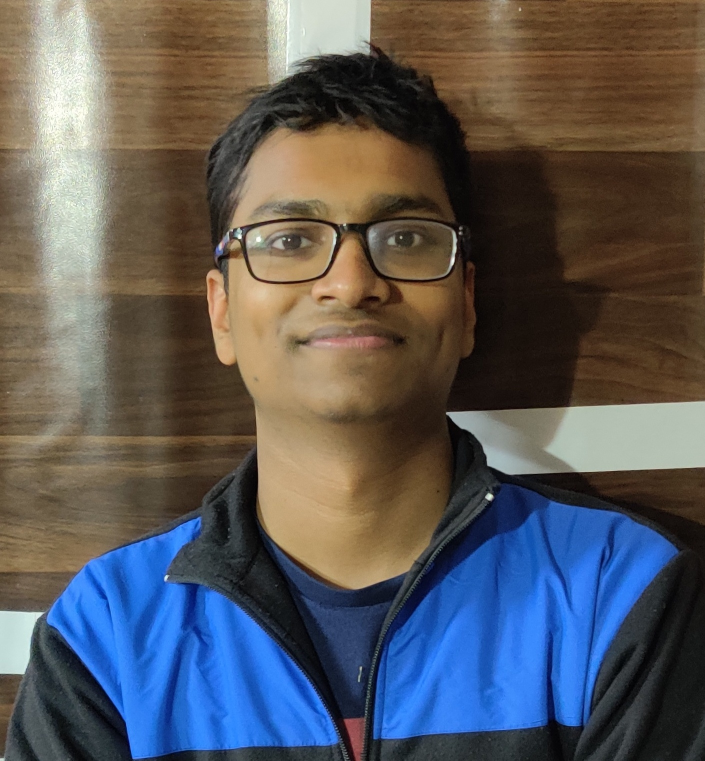
#> input picture rohitrjn.jpg, 1410 x 1521 px, given in place of ., which was not available (shown at 1/2 size)
$ python script.py .
#> lines starting #> are read from the running program, lines starting #| are printed output that depends on the picture; after the words box and inside, x2 and y2 are one past the last pixel; in counts of white or black regions, pixels touching at a corner belong together; pictures that were not available may be replaced by others from this repository, and a replacement may not be noted
import cv2
import sys

try:
    image_dir = sys.argv[1]
    print(image_dir)
except FileNotFoundError:
    print("Specified Image not found")


#read image
img=cv2.imread(image_dir)
#> img is the input picture: shape (1521, 1410, 3); mean B, G, R 91.1, 89, 89.9

#fix edges
gray=cv2.cvtColor(img,cv2.COLOR_BGR2GRAY)
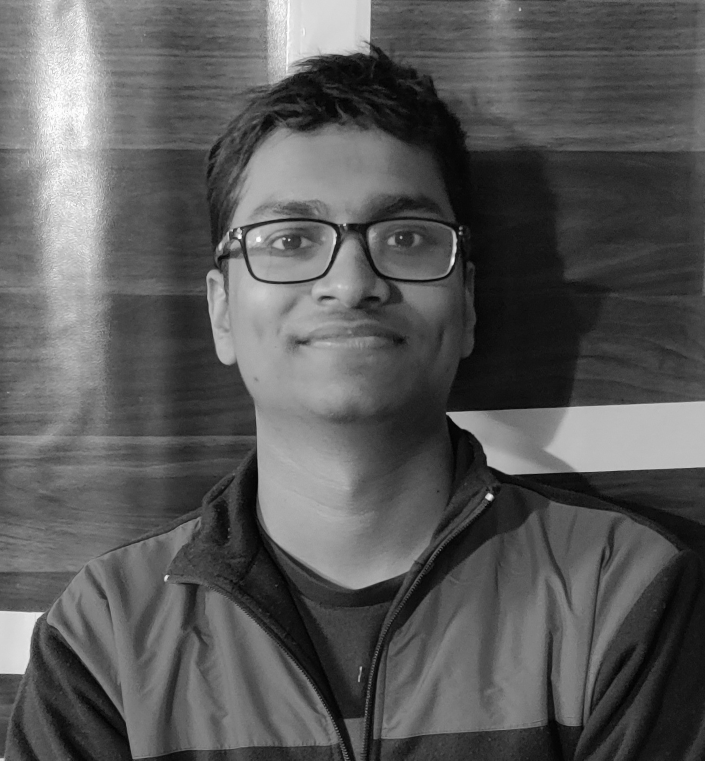
#> gray: shape (1521, 1410) (shown at 1/2 size); min 0, max 255, mean 89.5
gray=cv2.medianBlur(gray,5)
edges=cv2.adaptiveThreshold(gray,255,cv2.ADAPTIVE_THRESH_MEAN_C, cv2.THRESH_BINARY,9,9)
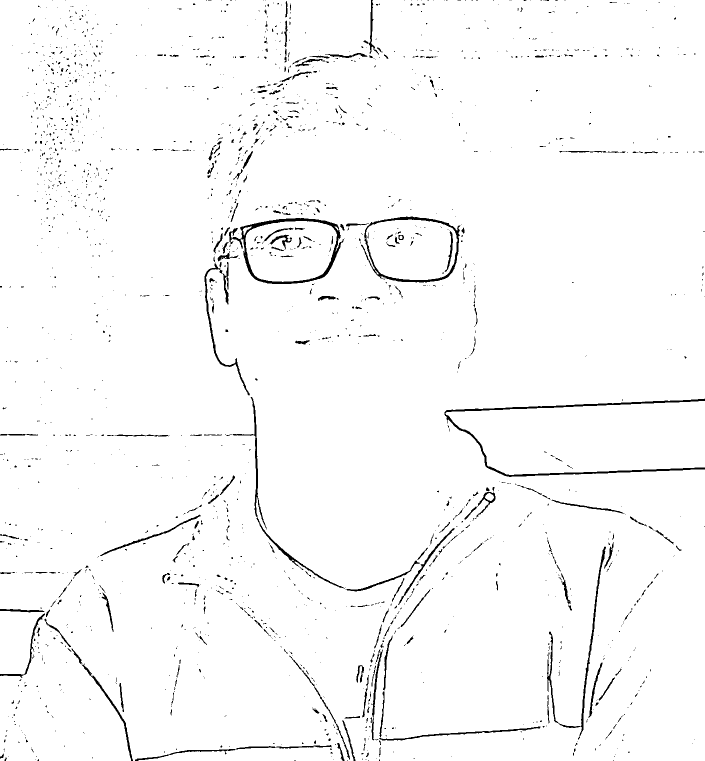
#> edges: shape (1521, 1410) (shown at 1/2 size); 97.7% white; 1999 black regions (1740 under 20 px), largest, box (x1, y1, x2, y2) and area: (889, 797, 1410, 954) 4338, (458, 436, 689, 568) 3588, (722, 433, 921, 565) 2514

#cartoonizing image
color=cv2.bilateralFilter(img,9,250,250)
cartoon=cv2.bitwise_and(color, color,mask=edges)
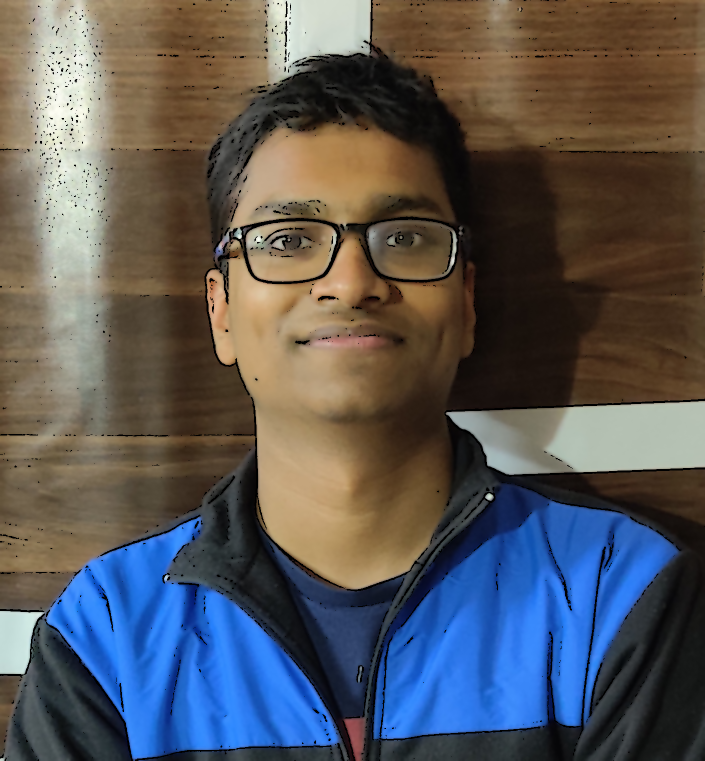
#> cartoon: shape (1521, 1410, 3) (shown at 1/2 size); mean B, G, R 89.4, 87.4, 88.4

cv2.imshow("Image",img)
cv2.imshow("edges", edges)
cv2.imshow("Cartoon", cartoon)
cv2.waitKey(0)
cv2.destroyAllWindows()
